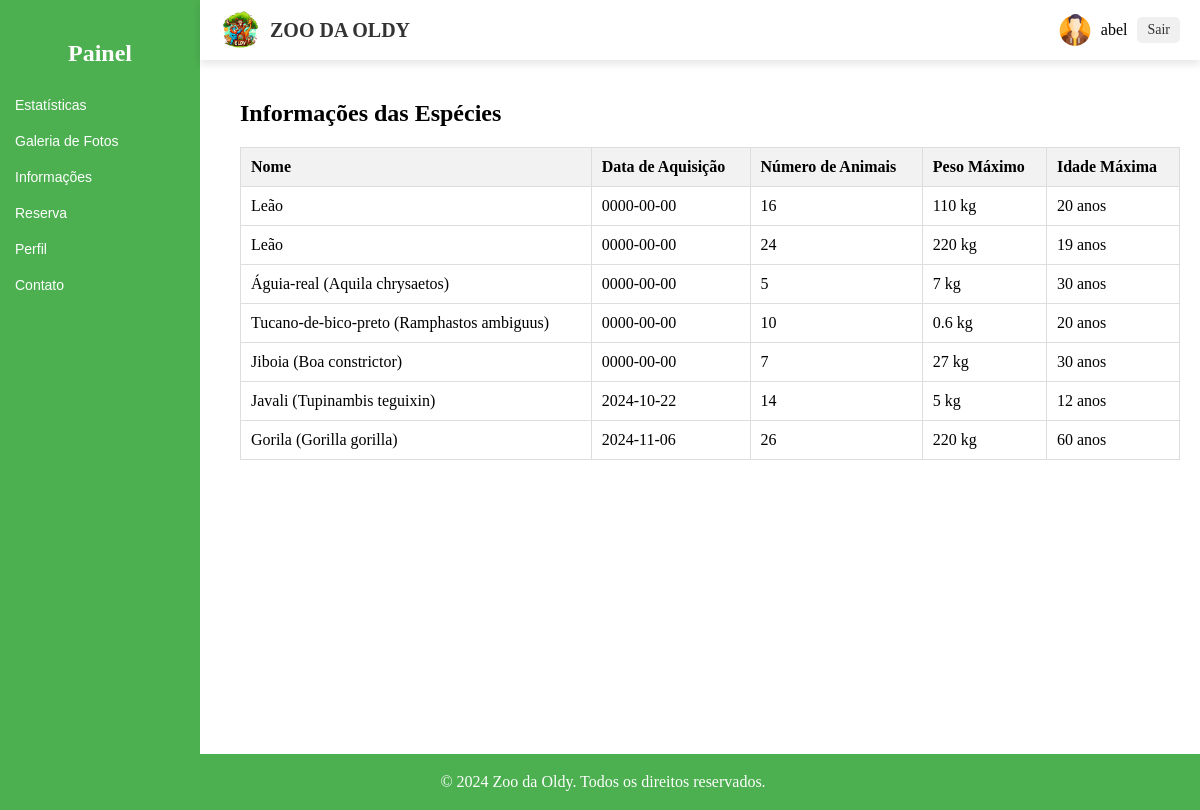
/visitante/painel.php?page=informacao_especies (signed in), run on the app's committed database.
### tables this page shows
CREATE TABLE `usuarios` (
  `id` int(11) NOT NULL,
  `username` varchar(50) NOT NULL,
  `password` varchar(255) NOT NULL,
  `nivel_id` int(11) NOT NULL,
  `nome` varchar(100) NOT NULL,
  `apelido` varchar(100) DEFAULT NULL,
  `sexo` enum('M','F','Outro') NOT NULL,
  `endereco` varchar(255) DEFAULT NULL,
  `nacionalidade` varchar(100) DEFAULT NULL,
  `telefone` varchar(15) DEFAULT NULL,
  `data_nascimento` date DEFAULT NULL,
  `ocupacao` varchar(100) DEFAULT NULL,
  `email` varchar(100) DEFAULT NULL,
  `created_at` timestamp NOT NULL DEFAULT current_timestamp(),
  `reset_token` varchar(255) DEFAULT NULL
);

CREATE TABLE `especies` (
  `id` int(11) NOT NULL,
  `nome` varchar(100) NOT NULL,
  `data_aquisicao` date NOT NULL,
  `num_animais` int(11) NOT NULL,
  `num_femeas` int(11) NOT NULL,
  `peso_maximo` float NOT NULL,
  `tipo` enum('mamifero','reptil','passaro') NOT NULL,
  `idade_maxima` int(11) NOT NULL,
  `mes_acasalamento_inicio` int(11) NOT NULL,
  `mes_acasalamento_fim` int(11) NOT NULL,
  `cor_caracteristica` varchar(100) NOT NULL,
  `gestacao_duracao` int(11) DEFAULT NULL,
  `comprimento_min` float DEFAULT NULL,
  `comprimento_max` float DEFAULT NULL,
  `periodo_gestacao` int(11) DEFAULT NULL,
  `comprimento_maximo` float DEFAULT NULL,
  `dieta` varchar(50) DEFAULT NULL
);

CREATE TABLE `fotos_especies` (
  `id` int(11) NOT NULL,
  `especie_id` int(11) DEFAULT NULL,
  `caminho` varchar(255) NOT NULL
);

### visitante/informacao_especies.php (the view, shortened to what this page needs)
<?php
$query = "SELECT e.*, f.caminho AS foto_caminho
          FROM especies e
          LEFT JOIN fotos_especies f ON e.id = f.especie_id";
$stmt = $conn->prepare($query);
$stmt->execute();
$especies = [];
while ($row = $stmt->fetch(PDO::FETCH_ASSOC)) {
    $especie_id = $row['id'];
    if (!isset($especies[$especie_id])) {
        $especies[$especie_id] = [
            'id' => $row['id'],
            'nome' => $row['nome'],
            'data_aquisicao' => $row['data_aquisicao'],
            'num_animais' => $row['num_animais'],
            'num_femeas' => $row['num_femeas'],
            'peso_maximo' => $row['peso_maximo'],
            'tipo' => $row['tipo'],
            'idade_maxima' => $row['idade_maxima'],
            'mes_acasalamento_inicio' => $row['mes_acasalamento_inicio'],
            'mes_acasalamento_fim' => $row['mes_acasalamento_fim'],
            'cor_caracteristica' => $row['cor_caracteristica'],
            'gestacao_duracao' => $row['gestacao_duracao'],
            'comprimento_min' => $row['comprimento_min'],
            'comprimento_max' => $row['comprimento_max'],
            'fotos' => []
        ];
    }
    if ($row['foto_caminho']) {
        $especies[$especie_id]['fotos'][] = $row['foto_caminho'];
    }
}
?>
<!DOCTYPE html>
<html lang="pt">
<head>
</head>
<body>
<h2>Informações das Espécies</h2>
<table>
    <thead>
        <tr>
            <th>Nome</th>
            <th>Data de Aquisição</th>
            <th>Número de Animais</th>
            <th>Peso Máximo</th>
            <th>Idade Máxima</th>
        </tr>
    </thead>
    <tbody>
        <?php foreach ($especies as $especie) { ?>
            <tr onclick="abrirModal(<?php echo htmlspecialchars(json_encode($especie)); ?>)">
                <td><?php echo $especie['nome']; ?></td>
                <td><?php echo $especie['data_aquisicao']; ?></td>
                <td><?php echo $especie['num_animais']; ?></td>
                <td><?php echo $especie['peso_maximo']; ?> kg</td>
                <td><?php echo $especie['idade_maxima']; ?> anos</td>
            </tr>
        <?php } ?>
    </tbody>
</table>
</body>
</html>

### visitante/painel.php (shortened to what this page needs)
<?php
$host = 'localhost';
$db = 'zoo_da_oldy';
$user = 'root';
$pass = '';
$charset = 'utf8mb4';
$dsn = "mysql:host=$host;dbname=$db;charset=$charset";
$options = [
    PDO::ATTR_ERRMODE => PDO::ERRMODE_EXCEPTION,
    PDO::ATTR_DEFAULT_FETCH_MODE => PDO::FETCH_ASSOC,
    PDO::ATTR_EMULATE_PREPARES => false,
];
try {
    $pdo = new PDO($dsn, $user, $pass, $options);
} catch (\PDOException $e) {
    die("Erro na conexão com o banco de dados: " . $e->getMessage());
}
$user_id = $_SESSION['user_id'];
$stmt = $pdo->prepare("SELECT nome, sexo FROM usuarios WHERE id = :id");
$stmt->execute(['id' => $user_id]);
$user = $stmt->fetch();
$avatar = match ($user['sexo']) {
    'M' => '../imagens/icones/homem.png',
    'F' => '../imagens/icones/mulher.png',
    default => '../imagens/icones/user.png',
};
$active_menu = isset($_GET['page']) ? $_GET['page'] : 'dashboard';
?>
<!DOCTYPE html>
<html lang="pt-br">
<head>
</head>
<body>
    <div class="top-bar">
        <div class="logo">
            <img src="../imagens/logo.png" alt="Logo Zoo da Oldy">
            <span style="font-weight: bold; font-size: 20px;">ZOO DA OLDY</span>
        </div>
        <div class="user-info">
            <img src="<?php echo $avatar; ?>" alt="Avatar" class="avatar">
            <span><?php echo htmlspecialchars($user['nome']); ?></span>
            <a href="logout.php" class="logout-btn">Sair</a>
        </div>
    </div>
    <div class="sidebar">
        <h2>Painel</h2>
        <ul>
            <li class="<?php echo $active_menu == 'estatistica' ? 'active' : ''; ?>"><a href="?page=estatistica">Estatísticas</a></li>
            <li class="<?php echo $active_menu == 'galeria' ? 'active' : ''; ?>"><a href="?page=galeria_especies">Galeria de Fotos</a></li>
            <li class="<?php echo $active_menu == 'informacoes' ? 'active' : ''; ?>"><a href="?page=informacao_especies">Informações</a></li>
            <li class="<?php echo $active_menu == 'reserva' ? 'active' : ''; ?>"><a href="?page=pagina_reserva_visitante">Reserva</a></li>
            <li class="<?php echo $active_menu == 'perfil' ? 'active' : ''; ?>"><a href="?page=perfil">Perfil</a></li>
            <li class="<?php echo $active_menu == 'contato' ? 'active' : ''; ?>"><a href="?page=contato">Contato</a></li>
        </ul>
    </div>
    <div class="main-content">
        <?php
        $page = isset($_GET['page']) ? $_GET['page'] : 'dashboard';
        $page_file = "$page.php";
        if (file_exists($page_file)) {
            include $page_file;
        } else {
            echo "<p>Página não encontrada.</p>";
        }
        ?>
    </div>
    <footer>
        <p>© <span id="currentYear"></span> Zoo da Oldy. Todos os direitos reservados.</p>
    </footer>
</body>
</html>

### visitante/painel.php (style rules this page uses)
.top-bar { display: flex; justify-content: space-between; align-items: center; padding: 10px 20px; background-color: #ffffff; box-shadow: 0px 4px 8px rgba(0, 0, 0, 0.1); margin-left: 200px; position: relative; z-index: 10; }
.top-bar .logo img { height: 40px; margin-right: 10px; }
.top-bar .user-info { display: flex; align-items: center; }
.top-bar .user-info .avatar { width: 32px; height: 32px; border-radius: 50%; margin-right: 10px; }
.top-bar .logout-btn { padding: 5px 10px; background-color: #f0f0f0; border-radius: 5px; margin-left: 10px; }
.sidebar { width: 200px; background-color: #4CAF50; height: 100vh; position: fixed; top: 0; left: 0; padding-top: 20px; color: white; text-align: left; }
.sidebar h2 { text-align: center; font-weight: bold; }
.sidebar ul { list-style: none; padding: 0; }
.sidebar ul li { padding: 10px 15px; text-align: left; font-family: Arial, sans-serif; font-size: 14px; }
.sidebar ul li a { color: white; text-decoration: none; display: block; width: 100%; background: none; border: none; }
.main-content { margin-left: 220px; padding: 20px; width: calc(100% - 220px); min-height: calc(100vh - 50px); box-sizing: border-box; }
footer { background-color: #4CAF50; color: white; text-align: center; padding: 3px; position: fixed; bottom: 0; left: 0; width: 100%; }
body { margin: 0; overflow-x: hidden; }
.top-bar { display: flex; align-items: center; justify-content: space-between; padding: 10px 20px; background-color: #ffffff; box-shadow: 0px 4px 8px rgba(0, 0, 0, 0.1); position: relative; z-index: 10; margin-left: 200px; }
.top-bar .logo { display: flex; align-items: center; }
.top-bar .logo span { font-weight: bold; font-size: 20px; color: #333; }
.top-bar .logout-btn { padding: 5px 10px; background-color: #f0f0f0; border-radius: 5px; margin-left: 10px; cursor: pointer; text-decoration: none; color: #333; border: none; font-size: 14px; transition: background-color 0.3s ease; }

### visitante/informacao_especies.php (style rules this page uses)
table { width: 100%; border-collapse: collapse; }
th, td { padding: 10px; text-align: left; border: 1px solid #ddd; cursor: pointer; }
th { background-color: #f2f2f2; }

### data on the page
usuarios: nome "abel"
especies: nome "Leão", data_aquisicao "0000-00-00", num_animais "16", peso_maximo "110", idade_maxima "20"
fotos_especies: especie.nome "Leão", especie.data_aquisicao "0000-00-00", especie.num_animais "24", especie.peso_maximo "220", especie.idade_maxima "19"
fotos_especies: especie.nome "Águia-real (Aquila chrysaetos)", especie.data_aquisicao "0000-00-00", especie.num_animais "5", especie.peso_maximo "7", especie.idade_maxima "30"
fotos_especies: especie.nome "Tucano-de-bico-preto (Ramphastos ambiguus)", especie.data_aquisicao "0000-00-00", especie.num_animais "10", especie.peso_maximo "0.6", especie.idade_maxima "20"
fotos_especies: especie.nome "Jiboia (Boa constrictor)", especie.data_aquisicao "0000-00-00", especie.num_animais "7", especie.peso_maximo "27", especie.idade_maxima "30"
fotos_especies: especie.nome "Javali (Tupinambis teguixin)", especie.data_aquisicao "2024-10-22", especie.num_animais "14", especie.peso_maximo "5", especie.idade_maxima "12"
fotos_especies: especie.nome "Gorila (Gorilla gorilla)", especie.data_aquisicao "2024-11-06", especie.num_animais "26", especie.peso_maximo "220", especie.idade_maxima "60"
